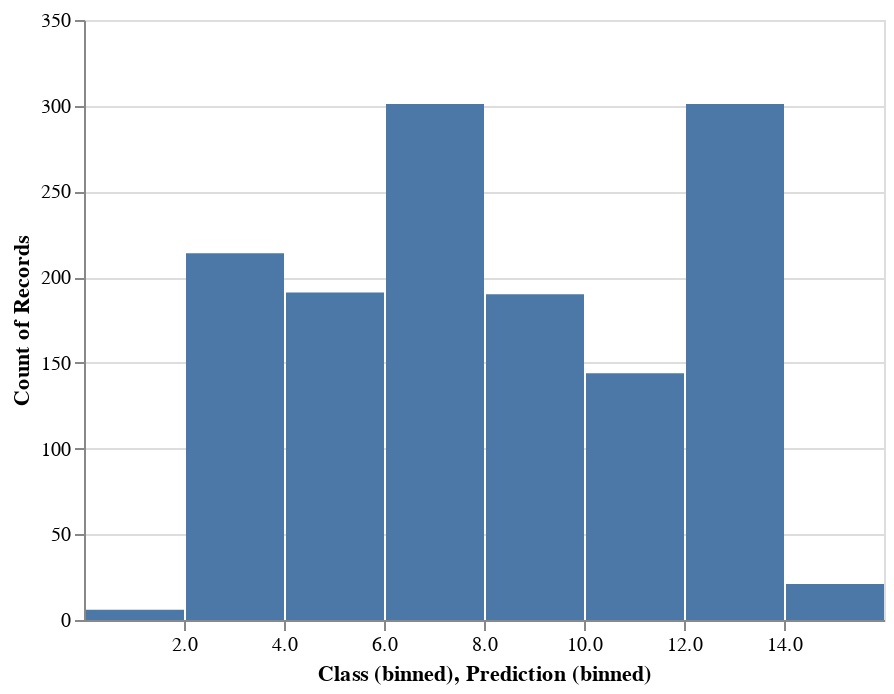

This figure's notebook cell:
### Code cell
true = alt.Chart(results_df).mark_bar().encode(
x = alt.X('Class', bin = True),
    y = 'count()'
)

pred = alt.Chart(results_df).mark_bar().encode(
x = alt.X('Prediction', bin = True),
    y = 'count()'
)

alt.layer(
    true,
    pred
)

### Figure 1 — Vega-Lite specification as saved in the notebook (floating-point values rounded to 4 significant figures; data arrays with more than 128 entries replaced by an {"elided": "..."} marker saying what was removed)
{"$schema": "https://vega.github.io/schema/vega-lite/v2.6.0.json", "config": {"view": {"height": 300, "width": 400}}, "datasets": {"data-7886c87d7a0704f9d9c5a5093b66924c": {"elided": "1100 records"}}, "layer": [{"data": {"name": "data-7886c87d7a0704f9d9c5a5093b66924c"}, "encoding": {"x": {"bin": true, "field": "Class", "type": "quantitative"}, "y": {"aggregate": "count", "type": "quantitative"}}, "mark": "bar"}, {"data": {"name": "data-7886c87d7a0704f9d9c5a5093b66924c"}, "encoding": {"x": {"bin": true, "field": "Prediction", "type": "quantitative"}, "y": {"aggregate": "count", "type": "quantitative"}}, "mark": "bar"}]}
